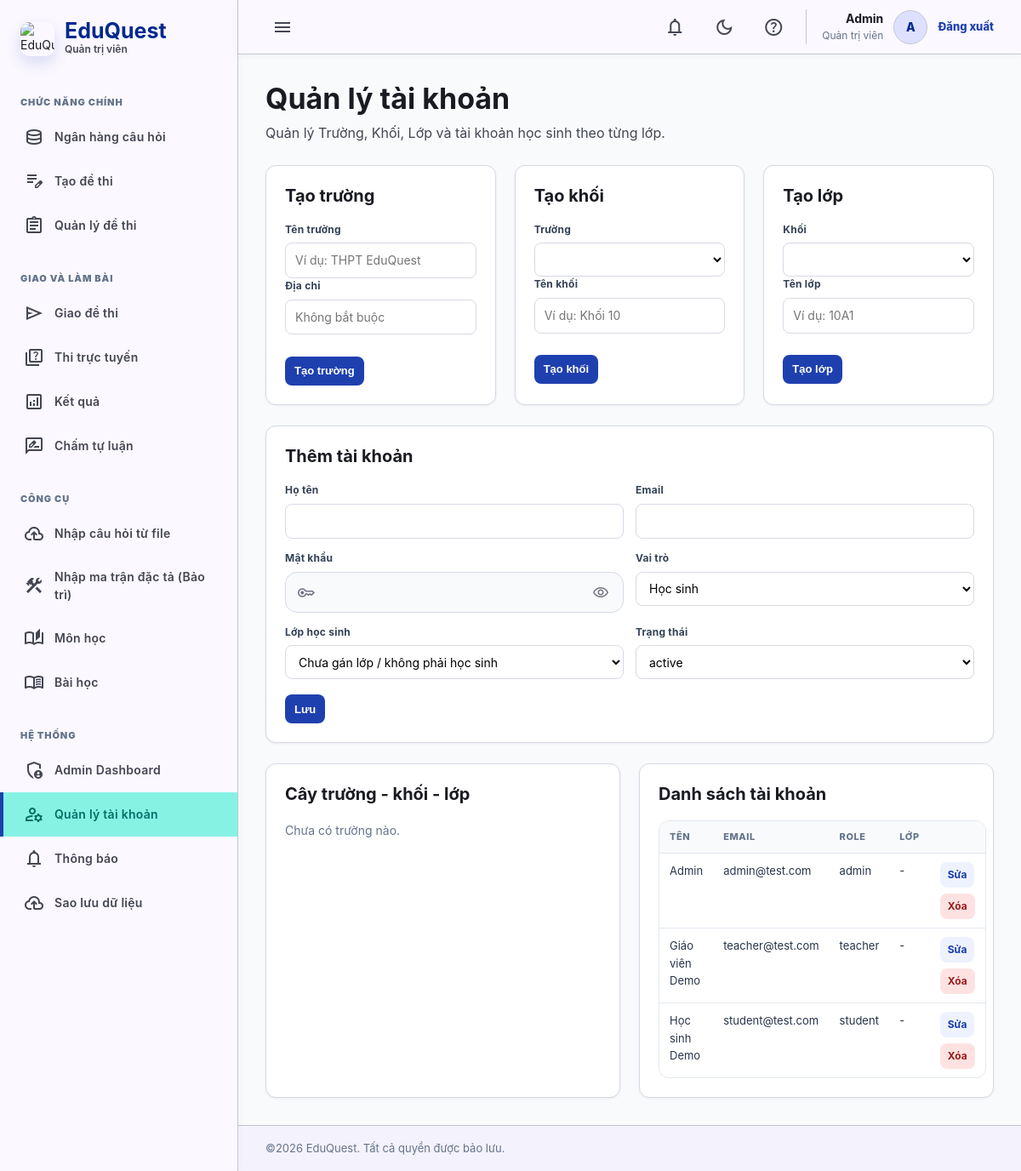
/users.php (signed in), run on the app's committed database.
### tables this page shows
CREATE TABLE IF NOT EXISTS users (
  id INT AUTO_INCREMENT PRIMARY KEY,
  name VARCHAR(120) NOT NULL,
  email VARCHAR(160) NOT NULL UNIQUE,
  password VARCHAR(255) NOT NULL,
  role ENUM('admin','teacher','student') NOT NULL DEFAULT 'student',
  status ENUM('active','locked') NOT NULL DEFAULT 'active',
  class_id INT NULL,
  created_at TIMESTAMP DEFAULT CURRENT_TIMESTAMP
);

### includes/functions.php (called while the page is built, shortened)
<?php
require_once __DIR__ . '/../config/database.php';
function e($value): string { return htmlspecialchars((string)$value, ENT_QUOTES, 'UTF-8'); }
function current_user(): ?array { return $_SESSION['user'] ?? null; }
function ensure_school_structure_tables(): void {
    $userColumns = db()->query('SHOW COLUMNS FROM users')->fetchAll(PDO::FETCH_COLUMN);
}
function school_tree(): array {
    ensure_school_structure_tables();
    $schools = [];
    foreach (db()->query('SELECT * FROM schools ORDER BY name')->fetchAll() as $school) {
        $school['grades'] = [];
        $schools[(int)$school['id']] = $school;
    }
    $grades = [];
    foreach (db()->query('SELECT * FROM school_grades ORDER BY name')->fetchAll() as $grade) {
        $grade['classes'] = [];
        $grades[(int)$grade['id']] = $grade;
    }
    foreach (db()->query('SELECT * FROM school_classes ORDER BY name')->fetchAll() as $class) {
        $gradeId = (int)$class['grade_id'];
        if (isset($grades[$gradeId])) $grades[$gradeId]['classes'][(int)$class['id']] = $class + ['students' => []];
    }
    foreach (db()->query('SELECT id,name,email,status,class_id FROM users WHERE role="student" ORDER BY name')->fetchAll() as $student) {
        $classId = (int)($student['class_id'] ?? 0);
        foreach ($grades as &$grade) {
            if (isset($grade['classes'][$classId])) {
                $grade['classes'][$classId]['students'][] = $student;
                break;
            }
        }
        unset($grade);
    }
    return $schools;
}

### config/database.php (called while the page is built, shortened)
<?php
function db(): PDO {
    static $pdo = null;
    if ($pdo) return $pdo;
    $dsn = 'mysql:host=' . DB_HOST . ';dbname=' . DB_NAME . ';charset=' . DB_CHARSET;
    $pdo = new PDO($dsn, DB_USER, DB_PASS, [
        PDO::ATTR_ERRMODE => PDO::ERRMODE_EXCEPTION,
        PDO::ATTR_DEFAULT_FETCH_MODE => PDO::FETCH_ASSOC,
        PDO::ATTR_EMULATE_PREPARES => false,
        PDO::MYSQL_ATTR_INIT_COMMAND => 'SET NAMES utf8mb4',
    ]);
    return $pdo;
}

### users.php (the view, shortened to what this page needs)
<?php
require_once __DIR__ . '/includes/functions.php';
$current = current_user();
$isAdmin = ($current['role'] ?? '') === 'admin';
$edit = null;
$passwordValue = '';
$tree = school_tree();
$users = db()->query('SELECT u.*,c.name class_name,g.name grade_name,s.name school_name
    FROM users u
    LEFT JOIN school_classes c ON c.id=u.class_id
    LEFT JOIN school_grades g ON g.id=c.grade_id
    LEFT JOIN schools s ON s.id=g.school_id
    ORDER BY u.created_at DESC')->fetchAll();
include __DIR__ . '/includes/header.php';
?>
<div class="page-heading">
  <div>
    <h1>Quản lý tài khoản</h1>
    <p>Quản lý Trường, Khối, Lớp và tài khoản học sinh theo từng lớp.</p>
  </div>
</div>
<?php if ($isAdmin): ?>
<div class="grid grid-3">
  <div class="card">
    <h2>Tạo trường</h2>
    <form method="post">
      <label>Tên trường</label><input name="school_name" required placeholder="Ví dụ: THPT EduQuest">
      <label>Địa chỉ</label><input name="address" placeholder="Không bắt buộc">
      <br><br><button class="btn primary">Tạo trường</button>
    </form>
  </div>
  <div class="card">
    <h2>Tạo khối</h2>
    <form method="post">
      <label>Trường</label>
      <select name="school_id" required>
      </select>
      <label>Tên khối</label><input name="grade_name" required placeholder="Ví dụ: Khối 10">
      <br><br><button class="btn primary">Tạo khối</button>
    </form>
  </div>
  <div class="card">
    <h2>Tạo lớp</h2>
    <form method="post">
      <label>Khối</label>
      <select name="grade_id" required>
      </select>
      <label>Tên lớp</label><input name="class_name" required placeholder="Ví dụ: 10A1">
      <br><br><button class="btn primary">Tạo lớp</button>
    </form>
  </div>
</div>
<div class="card" style="margin-top:24px">
  <h2><?= $edit ? 'Sửa' : 'Thêm' ?> tài khoản</h2>
  <form method="post">
    <div class="form-row">
      <div><label>Họ tên</label><input name="name" required value="<?= e($edit['name'] ?? '') ?>"></div>
      <div><label>Email</label><input name="email" type="email" required value="<?= e($edit['email'] ?? '') ?>"></div>
    </div>
    <div class="form-row">
      <div>
        <label>Mật khẩu <?= $edit ? '(để trống nếu không đổi)' : '' ?></label>
        <div class="input-icon password-field">
          <span class="material-symbols-outlined">key</span>
          <input name="password" type="password" value="<?= e($passwordValue) ?>" <?= $edit ? '' : 'required' ?>>
          <button class="password-toggle" type="button" data-password-toggle title="Ẩn/hiện mật khẩu"><span class="material-symbols-outlined">visibility</span></button>
        </div>
      </div>
      <div>
        <label>Vai trò</label>
        <select name="role">
          <?php foreach (['admin' => 'Admin', 'teacher' => 'Giáo viên', 'student' => 'Học sinh'] as $k => $v): ?>
            <option value="<?= $k ?>" <?= ($edit['role'] ?? 'student') === $k ? 'selected' : '' ?>><?= $v ?></option>
          <?php endforeach; ?>
        </select>
      </div>
    </div>
    <div class="form-row">
      <div>
        <label>Lớp học sinh</label>
        <select name="class_id">
          <option value="">Chưa gán lớp / không phải học sinh</option>
        </select>
      </div>
      <div>
        <label>Trạng thái</label>
        <select name="status">
          <option value="active" <?= ($edit['status'] ?? 'active') === 'active' ? 'selected' : '' ?>>active</option>
        </select>
      </div>
    </div>
    <button class="btn primary">Lưu</button>
  </form>
</div>
<?php endif; ?>
<div class="grid grid-2" style="margin-top:24px">
  <div class="card">
    <h2>Cây trường - khối - lớp</h2>
    <?php if (!$tree): ?><p class="muted">Chưa có trường nào.</p><?php endif; ?>
  </div>
  <div class="card">
    <h2>Danh sách tài khoản</h2>
    <table class="table">
      <tr><th>Tên</th><th>Email</th><th>Role</th><th>Lớp</th><?php if ($isAdmin): ?><th></th><?php endif; ?></tr>
      <?php foreach ($users as $u): ?>
        <tr>
          <td><?= e($u['name']) ?></td>
          <td><?= e($u['email']) ?></td>
          <td><?= e($u['role']) ?></td>
          <td><?= e(trim(($u['school_name'] ? $u['school_name'] . ' - ' : '') . ($u['grade_name'] ? $u['grade_name'] . ' - ' : '') . ($u['class_name'] ?? '')) ?: '-') ?></td>
          <?php if ($isAdmin): ?>
            <td class="actions">
              <a class="btn ghost" href="?edit=<?= e($u['id']) ?>">Sửa</a>
              <a class="btn danger" data-confirm="Xóa tài khoản?" href="?delete=<?= e($u['id']) ?>">Xóa</a>
            </td>
          <?php endif; ?>
        </tr>
      <?php endforeach; ?>
    </table>
  </div>
</div>
<?php include __DIR__ . '/includes/footer.php'; ?>

### includes/header.php (shortened to what this page needs)
<?php
require_once __DIR__ . '/functions.php';
$user = current_user();
$roleNames = ['admin' => 'Quản trị viên', 'teacher' => 'Giáo viên', 'student' => 'Học sinh'];
?>
<!doctype html>
<html lang="vi">
<head>
  <link rel="stylesheet" href="assets/css/style.css?v=20260629-user-activity-dashboard">
</head>
<body>
<?php if ($user): ?>
<aside class="sidebar">
  <div class="brand">
    <img class="brand-logo" src="img/logoeduquest.png" alt="EduQuest">
    <div>
      <strong>EduQuest</strong>
      <small><?= e($roleNames[$user['role']] ?? 'School Portal') ?></small>
    </div>
  </div>
  <?php include __DIR__ . '/sidebar.php'; ?>
</aside>
<main class="main">
<header class="topbar">
  <button class="icon-btn sidebar-toggle" data-sidebar-toggle type="button" title="Thu/mở menu"><span class="material-symbols-outlined">menu</span></button>
  <div class="top-actions">
    <div class="notification-shell" data-notification-shell>
      <button class="icon-btn" type="button" title="Th&#244;ng b&#225;o" data-notification-toggle>
        <span class="material-symbols-outlined">notifications</span>
      </button>
    </div>
    <button class="icon-btn" type="button" title="Dark mode" data-dark-toggle><span class="material-symbols-outlined">dark_mode</span></button>
    <button class="icon-btn" type="button" title="Trợ giúp"><span class="material-symbols-outlined">help</span></button>
    <div class="userbox">
      <div class="user-meta">
        <strong><?= e($user['name']) ?></strong>
        <small><?= e($roleNames[$user['role']] ?? $user['role']) ?></small>
      </div>
      <div class="avatar"><?= e(mb_substr($user['name'], 0, 1)) ?></div>
      <a href="logout.php">Đăng xuất</a>
    </div>
  </div>
</header>
<section class="content">
<?php endif; ?>

### data on the page
users: role "Quản trị viên", name "Admin", name "A", email "admin@test.com", role "admin", class_name "-"
users: name "Giáo viên Demo", email "teacher@test.com", role "teacher", class_name "-"
users: name "Học sinh Demo", email "student@test.com", role "student", class_name "-"

### other printed values
$section['label'] "CHỨC NĂNG CHÍNH"
$item[2] "Ngân hàng câu hỏi"
$item[2] "Tạo đề thi"
$item[2] "Quản lý đề thi"
$section['label'] "GIAO VÀ LÀM BÀI"
$item[2] "Giao đề thi"
$item[2] "Thi trực tuyến"
$item[2] "Kết quả"
$item[2] "Chấm tự luận"
$section['label'] "CÔNG CỤ"
$item[2] "Nhập câu hỏi từ file"
$item[2] "Nhập ma trận đặc tả (Bảo trì)"
$item[2] "Môn học"
$item[2] "Bài học"
$section['label'] "HỆ THỐNG"
